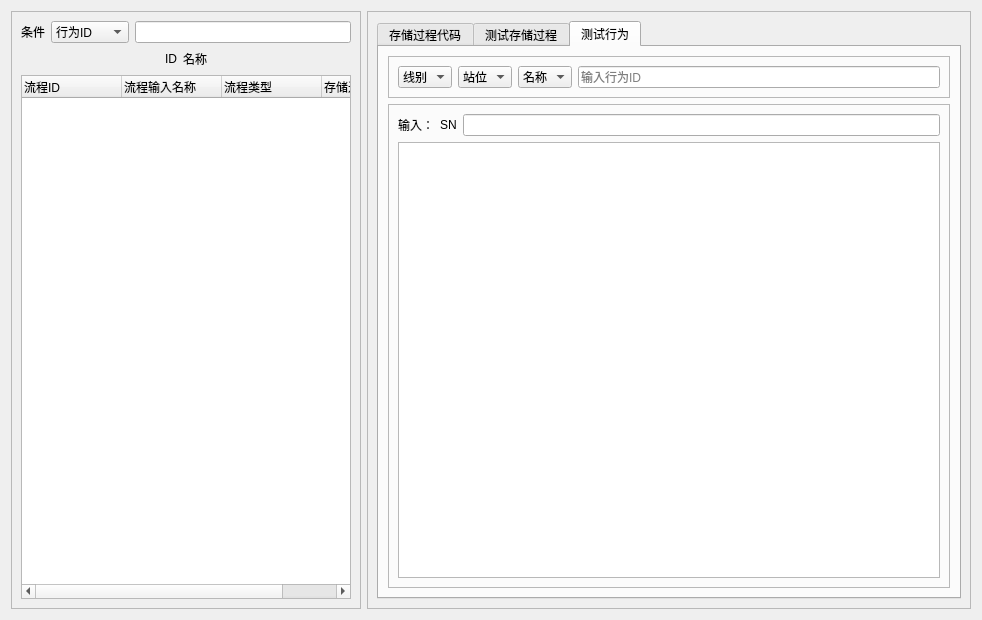
<?xml version="1.0" encoding="UTF-8"?>
<ui version="4.0">
 <class>TGSGroup</class>
 <widget class="QWidget" name="TGSGroup">
  <property name="geometry">
   <rect>
    <x>0</x>
    <y>0</y>
    <width>982</width>
    <height>620</height>
   </rect>
  </property>
  <property name="windowTitle">
   <string>Form</string>
  </property>
  <layout class="QHBoxLayout" name="horizontalLayout_2">
   <item>
    <widget class="QFrame" name="frame">
     <property name="maximumSize">
      <size>
       <width>350</width>
       <height>16777215</height>
      </size>
     </property>
     <property name="frameShape">
      <enum>QFrame::Shape::StyledPanel</enum>
     </property>
     <property name="frameShadow">
      <enum>QFrame::Shadow::Raised</enum>
     </property>
     <layout class="QVBoxLayout" name="verticalLayout">
      <item>
       <layout class="QHBoxLayout" name="horizontalLayout">
        <item>
         <widget class="QLabel" name="label">
          <property name="text">
           <string>条件</string>
          </property>
         </widget>
        </item>
        <item>
         <widget class="QComboBox" name="comboBoxInput">
          <item>
           <property name="text">
            <string>行为ID</string>
           </property>
          </item>
          <item>
           <property name="text">
            <string>行为名称</string>
           </property>
          </item>
         </widget>
        </item>
        <item>
         <widget class="QLineEdit" name="lineEditInput"/>
        </item>
       </layout>
      </item>
      <item>
       <layout class="QHBoxLayout" name="horizontalLayout_3">
        <item>
         <spacer name="horizontalSpacer">
          <property name="orientation">
           <enum>Qt::Orientation::Horizontal</enum>
          </property>
          <property name="sizeHint" stdset="0">
           <size>
            <width>40</width>
            <height>20</height>
           </size>
          </property>
         </spacer>
        </item>
        <item>
         <widget class="QLabel" name="labelGroupId">
          <property name="text">
           <string>ID</string>
          </property>
         </widget>
        </item>
        <item>
         <widget class="QLabel" name="labelGroupName">
          <property name="text">
           <string>名称</string>
          </property>
          <property name="alignment">
           <set>Qt::AlignmentFlag::AlignCenter</set>
          </property>
         </widget>
        </item>
        <item>
         <spacer name="horizontalSpacer_2">
          <property name="orientation">
           <enum>Qt::Orientation::Horizontal</enum>
          </property>
          <property name="sizeHint" stdset="0">
           <size>
            <width>40</width>
            <height>20</height>
           </size>
          </property>
         </spacer>
        </item>
       </layout>
      </item>
      <item>
       <widget class="QTreeWidget" name="treeWidget">
        <column>
         <property name="text">
          <string>流程ID</string>
         </property>
        </column>
        <column>
         <property name="text">
          <string>流程输入名称</string>
         </property>
        </column>
        <column>
         <property name="text">
          <string>流程类型</string>
         </property>
        </column>
        <column>
         <property name="text">
          <string>存储过程名称</string>
         </property>
        </column>
       </widget>
      </item>
     </layout>
    </widget>
   </item>
   <item>
    <widget class="QFrame" name="frame_2">
     <property name="frameShape">
      <enum>QFrame::Shape::StyledPanel</enum>
     </property>
     <property name="frameShadow">
      <enum>QFrame::Shadow::Raised</enum>
     </property>
     <layout class="QVBoxLayout" name="verticalLayout_2">
      <property name="leftMargin">
       <number>9</number>
      </property>
      <property name="rightMargin">
       <number>9</number>
      </property>
      <property name="bottomMargin">
       <number>9</number>
      </property>
      <item>
       <widget class="QTabWidget" name="tabWidget">
        <property name="currentIndex">
         <number>2</number>
        </property>
        <widget class="QWidget" name="tab">
         <property name="accessibleName">
          <string/>
         </property>
         <attribute name="title">
          <string>存储过程代码</string>
         </attribute>
         <layout class="QVBoxLayout" name="verticalLayout_3">
          <item>
           <widget class="QPlainTextEdit" name="plainTextEdit"/>
          </item>
         </layout>
        </widget>
        <widget class="QWidget" name="tabTest">
         <attribute name="title">
          <string>测试存储过程</string>
         </attribute>
         <layout class="QVBoxLayout" name="verticalLayout_4">
          <item>
           <widget class="QFrame" name="frame_4">
            <property name="maximumSize">
             <size>
              <width>16777215</width>
              <height>60</height>
             </size>
            </property>
            <property name="frameShape">
             <enum>QFrame::Shape::StyledPanel</enum>
            </property>
            <property name="frameShadow">
             <enum>QFrame::Shadow::Raised</enum>
            </property>
            <layout class="QVBoxLayout" name="verticalLayout_5">
             <item>
              <layout class="QHBoxLayout" name="horizontalLayout_4">
               <item>
                <widget class="QPushButton" name="pushButtonBuild">
                 <property name="text">
                  <string>构建</string>
                 </property>
                </widget>
               </item>
               <item>
                <widget class="QPushButton" name="pushButtonExecute">
                 <property name="text">
                  <string>执行</string>
                 </property>
                </widget>
               </item>
               <item>
                <spacer name="horizontalSpacer_3">
                 <property name="orientation">
                  <enum>Qt::Orientation::Horizontal</enum>
                 </property>
                 <property name="sizeHint" stdset="0">
                  <size>
                   <width>40</width>
                   <height>20</height>
                  </size>
                 </property>
                </spacer>
               </item>
              </layout>
             </item>
            </layout>
           </widget>
          </item>
          <item>
           <widget class="QFrame" name="frameTest">
            <property name="frameShape">
             <enum>QFrame::Shape::StyledPanel</enum>
            </property>
            <property name="frameShadow">
             <enum>QFrame::Shadow::Raised</enum>
            </property>
            <layout class="QVBoxLayout" name="verticalLayout_6"/>
           </widget>
          </item>
         </layout>
        </widget>
        <widget class="QWidget" name="tab_2">
         <attribute name="title">
          <string>测试行为</string>
         </attribute>
         <layout class="QVBoxLayout" name="verticalLayout_7">
          <item>
           <widget class="QFrame" name="frame_3">
            <property name="maximumSize">
             <size>
              <width>16777215</width>
              <height>80</height>
             </size>
            </property>
            <property name="frameShape">
             <enum>QFrame::Shape::StyledPanel</enum>
            </property>
            <property name="frameShadow">
             <enum>QFrame::Shadow::Raised</enum>
            </property>
            <layout class="QHBoxLayout" name="horizontalLayout_5">
             <item>
              <widget class="QComboBox" name="comboBoxLine">
               <item>
                <property name="text">
                 <string>线别</string>
                </property>
               </item>
              </widget>
             </item>
             <item>
              <widget class="QComboBox" name="comboBoxProcess">
               <item>
                <property name="text">
                 <string>站位</string>
                </property>
               </item>
              </widget>
             </item>
             <item>
              <widget class="QComboBox" name="comboBoxName">
               <item>
                <property name="text">
                 <string>名称</string>
                </property>
               </item>
              </widget>
             </item>
             <item>
              <widget class="QLineEdit" name="lineEditGroupID">
               <property name="placeholderText">
                <string>输入行为ID</string>
               </property>
              </widget>
             </item>
            </layout>
           </widget>
          </item>
          <item>
           <widget class="QFrame" name="frame_5">
            <property name="frameShape">
             <enum>QFrame::Shape::StyledPanel</enum>
            </property>
            <property name="frameShadow">
             <enum>QFrame::Shadow::Raised</enum>
            </property>
            <layout class="QVBoxLayout" name="verticalLayout_8">
             <item>
              <layout class="QHBoxLayout" name="horizontalLayout_6">
               <item>
                <widget class="QLabel" name="label_2">
                 <property name="text">
                  <string>输入：</string>
                 </property>
                </widget>
               </item>
               <item>
                <widget class="QLabel" name="labelType">
                 <property name="text">
                  <string>SN</string>
                 </property>
                </widget>
               </item>
               <item>
                <widget class="QLineEdit" name="lineEditTrev"/>
               </item>
              </layout>
             </item>
             <item>
              <widget class="QPlainTextEdit" name="plainTextEditGroup"/>
             </item>
            </layout>
           </widget>
          </item>
         </layout>
        </widget>
       </widget>
      </item>
     </layout>
    </widget>
   </item>
  </layout>
 </widget>
 <resources/>
 <connections/>
</ui>
